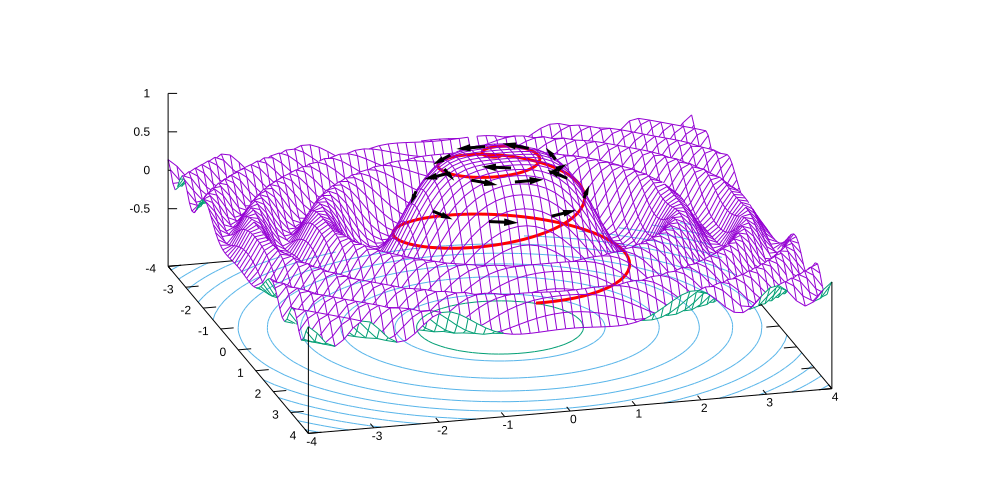

Write the gnuplot code that produced this figure.
set samples 120
set isosamples 60
set xrange [-4:4]
set yrange [-4:4]
set hidden3d front
set view 45, 75
set ztics .5
set key off
set contour base
set style arrow 1 filled lw 3 lc 'black'
# Arrows circling the ring 0.5 < x²+y² < 2, tangent to it, on the surface.
do for [i=0:15] {
  r = i < 8 ? 0.85 : 1.25
  t = 2*pi*(i % 8)/8 + (i < 8 ? 0 : pi/8)
  set arrow i+1 from r*cos(t), r*sin(t), besj0(r**2) \
      rto -.35*sin(t), .35*cos(t), 0 as 1 front
}
# The twist: a path read from a data file next to this post.
splot besj0(x**2+y**2), \
      "data/spiral.dat" using 1:2:3 with lines lw 3 lc 'red' nohidden3d nocontours
